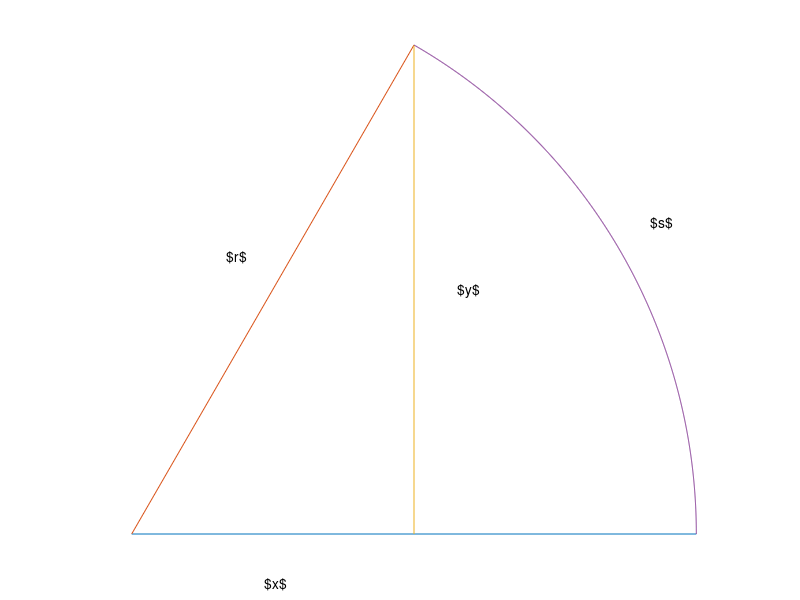

Recreate this plot in MATLAB. (Note: this script raises an error after producing the figure.)
% =============================================================================
% Copyright © 2026 Fredrik Bierich
% 
% This file is licensed under the MIT License.
%
% Permission is hereby granted to use, copy, modify, merge, and distribute 
% this software for any purpose, provided that the above copyright notice 
% and this permission notice are included in all copies.
%
% For commercial licensing inquiries, please contact: fredrik.bierich@gmail.com
% =============================================================================
function main()
    m = 10;
    n = 2 ^ m + 1;
    cos = @(r, s) r .* builtin('cos', s ./ r);
    acos = @(r, x) r .* builtin('acos', x ./ r);
    sin = @(r, s) r .* builtin('sin', s ./ r);
    circularsectorfigure();
    circularsectorsequencefigure();
    simpleharmonicmotionfigure();
    uniformcircularmotionfigure();
    function circularsectorfigure()
        f = figure('Visible', 'off');
        ax = axes(f);
        circularsector(ax, [0; 0], 1, 0, 1.0472);
        axis(ax, 'equal', 'off');
        text(ax, 0.1675, 0.49, '$r$');
        text(ax, 0.9185, 0.5506, '$s$');
        text(ax, 0.235, -0.0877, '$x$');
        text(ax, 0.5775, 0.431, '$y$');
        print2tex(f, 'circular_sector.tex');
        close(f);
    end
    function circularsectorsequencefigure()
        O = [0; 0];
        r = 1;
        s1 = 0;
        s2 = 1.0472;
        f = figure('Visible', 'off');
        ax = axes(f, 'NextPlot', 'add');
        [pl, ~] = circularsector(ax, O, r, s1, s2);
        plot(ax, pl(1, [1, end]), pl(2, [1, end]));
        axis(ax, 'equal', 'off');
        text(ax, -0.08, -0.0877, '$O$');
        text(ax, 0.489, 0.947, '$R$');
        t1 = text(ax, 1.0415, -0.0877, '$S_0$');
        t2 = text(ax, 0.4835, -0.0877, '$X_0$');
        print2tex(f, 'circular_sector_sequence_base_case.tex');
        mid = (1 + size(pl, 2)) / 2;
        plot(ax, [O(1), pl(1, mid)], [O(2), pl(2, mid)]);
        plot(ax, pl(1, [mid, 1]), pl(2, [mid, 1]));
        plot(ax, pl(1, [mid, end]), pl(2, [mid, end]));
        set(t1, 'string', '$S_{n-1}$');
        set(t2, 'string', '$X_{n-1}$');
        text(ax, 0.9185, 0.5506, '$S_n$');
        text(ax, 0.689, 0.3031, '$X_n$');
        print2tex(f, 'circular_sector_sequence_recursive_step.tex');
        close(f);
    end
    function simpleharmonicmotionfigure()
        f = figure('Visible', 'off');
        ax = axes(f, 'NextPlot', 'add');
        [~, proj_pl_end_pl_1] = circularsector(ax, [0; 0], 1, 0, 1.0472, 'LineStyle', '--');
        fillcircle(ax, proj_pl_end_pl_1, 0.03);
        axis(ax, 'equal', 'off');
        text(ax, 0.1675, 0.49, '$r$');
        text(ax, 0.9185, 0.5506, '$s = \omega t$');
        text(ax, 0.235, -0.0877, '$x$');
        print2tex(f, 'simple_harmonic_motion.tex');
        close(f);
    end
    function uniformcircularmotionfigure()
        O = [0; 0];
        r = 1;
        s1 = 0;
        s2 = 1.0472;
        circleRadius = 0.03;
        arrowHeadWidth = 0.025;
        arrowHeadLength = 3 * arrowHeadWidth;
        f = figure('Visible', 'off');
        ax = axes(f, 'NextPlot', 'add');
        [pl, ~] = circularsector(ax, O, r, s1, s2);
        fillcircle(ax, pl(:, end), circleRadius);
        axis(ax, 'equal', 'off');
        text(ax, 0.1675, 0.49, '$r$');
        text(ax, 0.9185, 0.5506, '$s$');
        text(ax, 0.235, -0.0877, '$x$');
        text(ax, 0.5775, 0.431, '$y$');
        print2tex(f, 'uniform_circular_motion.tex');
        close(f);
        f = figure('Visible', 'off');
        ax = axes(f, 'NextPlot', 'add');
        [pl, proj_pl_end_pl_1] = circularsector(ax, O, r, s1, s2);
        fillcircle(ax, pl(:, end), circleRadius);
        arrow(O, proj_pl_end_pl_1);
        arrow(proj_pl_end_pl_1, pl(:, end) - circleRadius * normalize(pl(:, end) - proj_pl_end_pl_1, "norm", 2));
        arrow(O, pl(:, end) - circleRadius * normalize(pl(:, end) - O, "norm", 2));
        axis(ax, 'equal', 'off');
        text(ax, 0.1675, 0.49, '$\vec{r}$');
        text(ax, 0.235, -0.0877, '$\vec{r}_x$');
        text(ax, 0.5775, 0.431, '$\vec{r}_y$');
        print2tex(f, 'uniform_circular_motion_position_vector_diagram.tex');
        close(f);
        function arrow(p1, p2, varargin)
            nextPlot = get(ax, 'NextPlot');
            cleanupObj = onCleanup(@() set(ax, 'NextPlot', nextPlot));
            set(ax, 'NextPlot', 'add');
            ip = inputParser();
            addOptional(ip, 'Color', [0, 0, 0]);
            parse(ip, varargin{:});
            color = ip.Results.Color;
            dp = p2 - p1;
            dpnorm = norm(dp);
            assert(dpnorm > arrowHeadLength);
            R = [dp(1), -dp(2); dp(2), dp(1)] / dpnorm;
            q1 = p2 - R(:, 1) * arrowHeadLength;
            plot(ax, [p1(1), q1(1)], [p1(2), q1(2)], 'Color', color);
            q2 = p2 - R * [arrowHeadLength, arrowHeadLength; [arrowHeadWidth, -arrowHeadWidth] / 2];
            patch(ax, 'XData', [q2(1, :), p2(1)], 'YData', [q2(2, :), p2(2)], 'EdgeColor', color, 'FaceColor', color);
      end
    end
    function [pl, proj_pl_end_pl_1] = circularsector(ax, O, r, s1, s2, varargin)
        nextPlot = get(ax, 'NextPlot');
        cleanupObj = onCleanup(@() set(ax, 'NextPlot', nextPlot));
        set(ax, 'NextPlot', 'add');
        ip = inputParser();
        addParameter(ip, 'LineStyle', '-');
        parse(ip, varargin{:});
        lineStyle = ip.Results.LineStyle;
        l = linspace(s1, s2, n);
        pl = O + [cos(r, l); sin(r, l)];
        pl_vec = pl - O;
        pl_vec_dot_pl_vec_1 = pl_vec' * pl_vec(:, 1);
        assert(all(pl_vec_dot_pl_vec_1 > 0));
        proj_pl_end_pl_1 = O + pl_vec(:, 1) * (pl_vec_dot_pl_vec_1(end) / pl_vec_dot_pl_vec_1(1));
        plot(ax, [O(1), pl(1, 1)], [O(2), pl(2, 1)]);
        plot(ax, [O(1), pl(1, end)], [O(2), pl(2, end)]);
        plot(ax, [proj_pl_end_pl_1(1), pl(1, end)], [proj_pl_end_pl_1(2), pl(2, end)], lineStyle);
        plot(ax, pl(1, :), pl(2, :));
    end
    function fillcircle(ax, p, r, varargin)
        ip = inputParser();
        addOptional(ip, 'Color', 'k');
        parse(ip, varargin{:});
        color = ip.Results.Color;
        l = linspace(0, 2 * acos(r, -r), n);
        fill(ax, p(1) + cos(r, l), p(2) + sin(r, l), color);
    end
end
